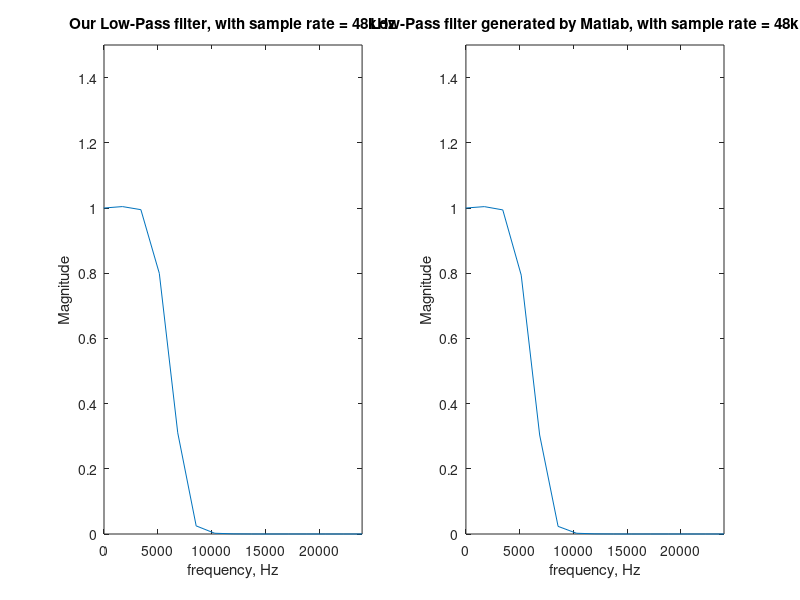
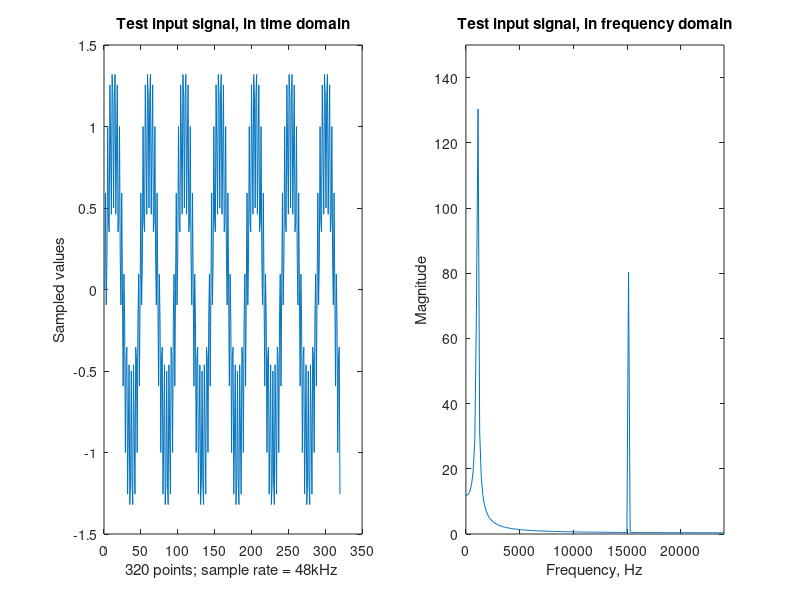
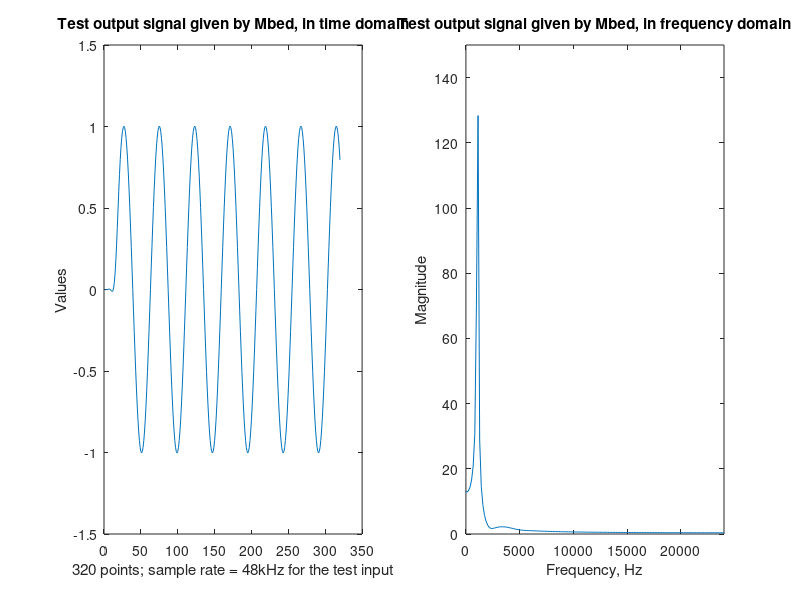
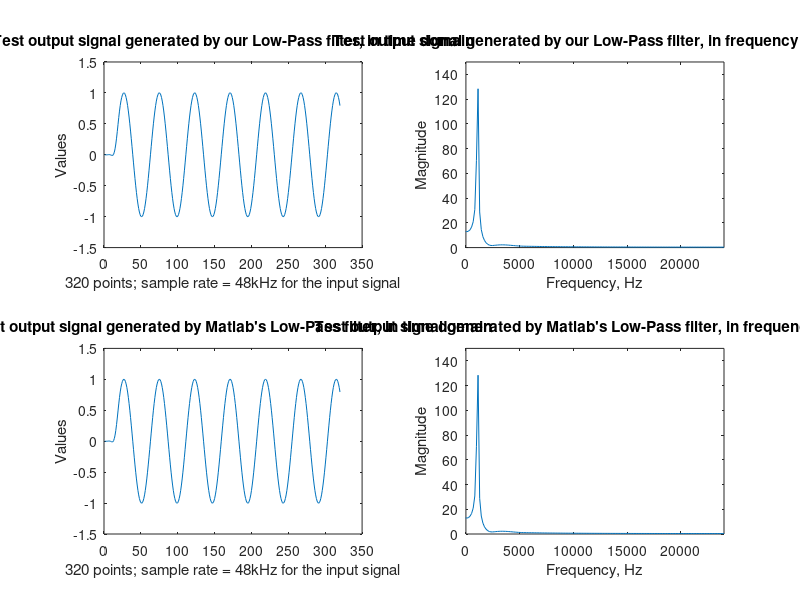

Reproduce these figures in MATLAB, in order.
clear;

%Part1: Use the coefficients specified by us to build a low-pass filter.
%combined with
%Part2: Use the matlab function 'fir1()' to generate a low-pass filter.
fileID_coefficient = fopen('coefficient.txt','r');
formatSpec = '%f';
size_coefficient = [1 Inf];
our_low_pass_filter = fscanf(fileID_coefficient,formatSpec,size_coefficient);
fclose(fileID_coefficient);
H_our_low_pass = fftshift(fft(our_low_pass_filter));
H_our_low_pass_abs = abs(H_our_low_pass);

h = fir1(28, 6/24); %FIR generated by Matlab
H_low_pass_generated_by_matlab = fftshift(fft(h));
H_low_pass_generated_by_matlab_abs = abs(H_low_pass_generated_by_matlab);
ww = linspace(-24000, 24000, 29)';

figure
subplot(1,2,1), plot(ww, H_our_low_pass_abs);
axis([0 24000 0 1.5])
xlabel('frequency, Hz')
ylabel('Magnitude')
title('Our Low-Pass filter, with sample rate = 48kHz')
subplot(1,2,2), plot(ww, H_low_pass_generated_by_matlab_abs);
axis([0 24000 0 1.5])
xlabel('frequency, Hz')
ylabel('Magnitude')
title('Low-Pass filter generated by Matlab, with sample rate = 48kHz')


%Part3: inputting the test_input signal, which is provided by the CMSIS example, our low-pass filter.
fileID = fopen('input_1k_and_15k.txt','r'); %1k and 15k input signal
formatSpec = '%f';
size_of_input = [1 Inf];
test_input = fscanf(fileID,formatSpec,size_of_input);
fclose(fileID);
for i=1:320
    test_input_list(i)=test_input(i);
end
test_input_fourier_abs=abs(fftshift(fft(test_input_list)));
www = linspace(-24000, 24000, 320)';

figure
subplot(1,2,1), plot(test_input_list);
xlabel('320 points; sample rate = 48kHz ')
ylabel('Sampled values')
title('Test input signal, in time domain')
subplot(1,2,2), plot(www, test_input_fourier_abs);
axis([0 24000 0 150]) 
xlabel('Frequency, Hz')
ylabel('Magnitude')
title('Test input signal, in frequency domain')


%We test if the given test_output really corresponds to the output filtered by filters.
fileID_test_output = fopen('output_1k_and_15k.txt','r');
formatSpec = '%f';
size_test_output = [1 Inf];
test_output_given_by_Mbed = fscanf(fileID_test_output,formatSpec,size_test_output);
fclose(fileID_test_output);
test_output_freq_abs = abs(fftshift(fft(test_output_given_by_Mbed)));
figure 
subplot(1,2,1), plot(test_output_given_by_Mbed);
xlabel('320 points; sample rate = 48kHz for the test input')
ylabel('Values')
title('Test output signal given by Mbed, in time domain')
subplot(1,2,2), plot(www, test_output_freq_abs);
axis([0 24000 0 150]) 
xlabel('Frequency, Hz')
ylabel('Magnitude')
title('Test output signal given by Mbed, in frequency domain')



%Part4: check the output signals generated by our LP filter and by Matlab's
%filter, see if the results are the same.
test_output_signal_by_matlab_filter = filter(h,1,test_input_list);
test_output_fourier_by_matlab_abs=abs(fftshift(fft(test_output_signal_by_matlab_filter)));


test_output_signal_by_our_LP_filter = filter(our_low_pass_filter,1,test_input_list);
test_output_fourier_by_our_LP_abs=abs(fftshift(fft(test_output_signal_by_our_LP_filter)));


figure
subplot(2,2,1), plot(test_output_signal_by_our_LP_filter);
xlabel('320 points; sample rate = 48kHz for the input signal')
ylabel('Values')
title('Test output signal generated by our Low-Pass filter, in time domain')
subplot(2,2,2), plot(www, test_output_fourier_by_our_LP_abs);
axis([0 24000 0 150]) 
xlabel('Frequency, Hz')
ylabel('Magnitude')
title('Test output signal generated by our Low-Pass filter, in frequency domain')

subplot(2,2,3), plot(test_output_signal_by_matlab_filter);
xlabel('320 points; sample rate = 48kHz for the input signal')
ylabel('Values')
title("Test output signal generated by Matlab's Low-Pass filter, in time domain")
subplot(2,2,4), plot(www, test_output_fourier_by_matlab_abs);
xlabel('Frequency, Hz')
ylabel('Magnitude')
title("Test output signal generated by Matlab's Low-Pass filter, in frequency domain")
axis([0 24000 0 150]) 
%Untill now, verification done.


%Part5: Process our Mbed's gyro signal.
fileID = fopen('newest_gyro_input.txt','r'); %new gyro input
formatSpec = '%f';
gyro_input_size = [3 320];
gyro_input = fscanf(fileID,formatSpec,gyro_input_size);
fclose(fileID);

for i=1:320
    x(i) = gyro_input(1,i);
    y(i) = gyro_input(2,i);
    z(i) = gyro_input(3,i);
end

figure 
subplot(1,3,1), plot(x)
xlabel('320 points; sample rate = 100Hz')
ylabel('Sampled values')
title('Input from mbed, gyroX, time domain');
subplot(1,3,2), plot(y)
xlabel('320 points; sample rate = 100Hz')
ylabel('Sampled values')
title('Input from mbed, gyroY, time domain');
subplot(1,3,3), plot(z)
xlabel('320 points; sample rate = 100Hz')
ylabel('Sampled values')
title('Input from mbed, gyroZ, time domain');



Xdft = fftshift(fft(x));
Xmagnitude = abs(Xdft);
Ymagnitude = abs((fftshift(fft(y))));
Zmagnitude = abs((fftshift(fft(z))));
w = linspace(-50, 50, 320)'; %since our sampling frequency is 100 hz.

figure
subplot(1,3,1), plot(w, Xmagnitude);
xlabel('Frequency, Hz')
ylabel('Magnitude')
title('Frequency domain of input gyro X signal');
axis([0 50 0 5*10^6])
%hold on;
subplot(1,3,2), plot(w, Ymagnitude);
xlabel('Frequency, Hz')
ylabel('Magnitude')
title('Frequency domain of input gyro Y signal');
axis([0 50 0 2*10^7])
%hold on;
subplot(1,3,3), plot(w, Zmagnitude);
xlabel('Frequency, Hz')
ylabel('Magnitude')
title('Frequency domain of input gyro Z signal');
axis([0 50 0 5*10^6])

%%%



h = fir1(28, 6/24); %FIR generated by Matlab

fileIDD = fopen('newest_gyro_output.txt','r');
formatSpec = '%f';
sizeB = [3 320];
gyro_output_by_mbed = fscanf(fileIDD,formatSpec,sizeB);

for i=1:320
    x_output_by_mbed(i) = gyro_output_by_mbed(1,i);
    y_output_by_mbed(i) = gyro_output_by_mbed(2,i);
    z_output_by_mbed(i) = gyro_output_by_mbed(3,i);
end
figure 
subplot(1,3,1), plot(x_output_by_mbed)
xlabel('320 points; sample rate = 100Hz for the input signal')
ylabel('Values')
title('Output from mbed, gyroX');
subplot(1,3,2), plot(y_output_by_mbed)
xlabel('320 points; sample rate = 100Hz for the input signal')
ylabel('Values')
title('Output from mbed, gyroY');
subplot(1,3,3), plot(z_output_by_mbed)
xlabel('320 points; sample rate = 100Hz for the input signal')
ylabel('Values')
title('Output from mbed, gyroZ');


x_output_by_matlab = filter(h, 1, x);
y_output_by_matlab = filter(h, 1, y);
z_output_by_matlab = filter(h, 1, z);
figure
subplot(1,3,1), plot(x_output_by_matlab)
xlabel('320 points; sample rate = 100Hz for the input signal')
ylabel('Values')
title('Output from matlab, gyroX');
subplot(1,3,2), plot(y_output_by_matlab)
xlabel('320 points; sample rate = 100Hz for the input signal')
ylabel('Values')
title('Output from matlab, gyroY');
subplot(1,3,3), plot(z_output_by_matlab)
xlabel('320 points; sample rate = 100Hz for the input signal')
ylabel('Values')
title('Output from matlab, gyroZ');


%We compare the frequency domain of different outputs.
X_output_mbed_freq_magnitude = abs((fftshift(fft(x_output_by_mbed))));
Y_output_mbed_freq_magnitude = abs((fftshift(fft(y_output_by_mbed))));
Z_output_mbed_freq_magnitude = abs((fftshift(fft(z_output_by_mbed))));

X_output_matlab_freq_magnitude = abs((fftshift(fft(x_output_by_matlab))));
Y_output_matlab_freq_magnitude = abs((fftshift(fft(y_output_by_matlab))));
Z_output_matlab_freq_magnitude = abs((fftshift(fft(z_output_by_matlab))));
figure
subplot(2,3,1), plot(w, Xmagnitude);
xlabel('Frequency, Hz')
ylabel('Magnitude')
title('Frequency domain of input gyro X signal');
axis([0 50 0 5*10^6])
subplot(2,3,2), plot(w, Ymagnitude);
xlabel('Frequency, Hz')
ylabel('Magnitude')
title('Frequency domain of input gyro Y signal');
axis([0 50 0 2*10^7])
subplot(2,3,3), plot(w, Zmagnitude);
xlabel('Frequency, Hz')
ylabel('Magnitude')
title('Frequency domain of input gyro Z signal');
axis([0 50 0 5*10^6])
subplot(2,3,4), plot(w, X_output_mbed_freq_magnitude);
xlabel('Frequency, Hz')
ylabel('Magnitude')
title('Frequency domain of output gyro X signal(by Mbed)');
axis([0 50 0 5*10^6])
subplot(2,3,5), plot(w, Y_output_mbed_freq_magnitude);
xlabel('Frequency, Hz')
ylabel('Magnitude')
title('Frequency domain of output gyro Y signal(by Mbed)');
axis([0 50 0 2*10^7])
subplot(2,3,6), plot(w, Z_output_mbed_freq_magnitude);
xlabel('Frequency, Hz')
ylabel('Magnitude')
title('Frequency domain of output gyro Z signal(by Mbed)');
axis([0 50 0 5*10^6])

%%%
figure
subplot(2,3,1), plot(w, Xmagnitude);
xlabel('Frequency, Hz')
ylabel('Magnitude')
title('Frequency domain of input gyro X signal');
axis([0 50 0 5*10^6])
subplot(2,3,2), plot(w, Ymagnitude);
xlabel('Frequency, Hz')
ylabel('Magnitude')
title('Frequency domain of input gyro Y signal');
axis([0 50 0 2*10^7])
subplot(2,3,3), plot(w, Zmagnitude);
xlabel('Frequency, Hz')
ylabel('Magnitude')
title('Frequency domain of input gyro Z signal');
axis([0 50 0 5*10^6])
subplot(2,3,4), plot(w, X_output_matlab_freq_magnitude);
xlabel('Frequency, Hz')
ylabel('Magnitude')
title('Frequency domain of output gyro X signal(by Matlab)');
axis([0 50 0 5*10^6])
subplot(2,3,5), plot(w, Y_output_matlab_freq_magnitude);
xlabel('Frequency, Hz')
ylabel('Magnitude')
title('Frequency domain of output gyro Y signal(by Matlab)');
axis([0 50 0 2*10^7])
subplot(2,3,6), plot(w, Z_output_matlab_freq_magnitude);
xlabel('Frequency, Hz')
ylabel('Magnitude')
title('Frequency domain of output gyro Z signal(by Matlab)');
axis([0 50 0 5*10^6])



